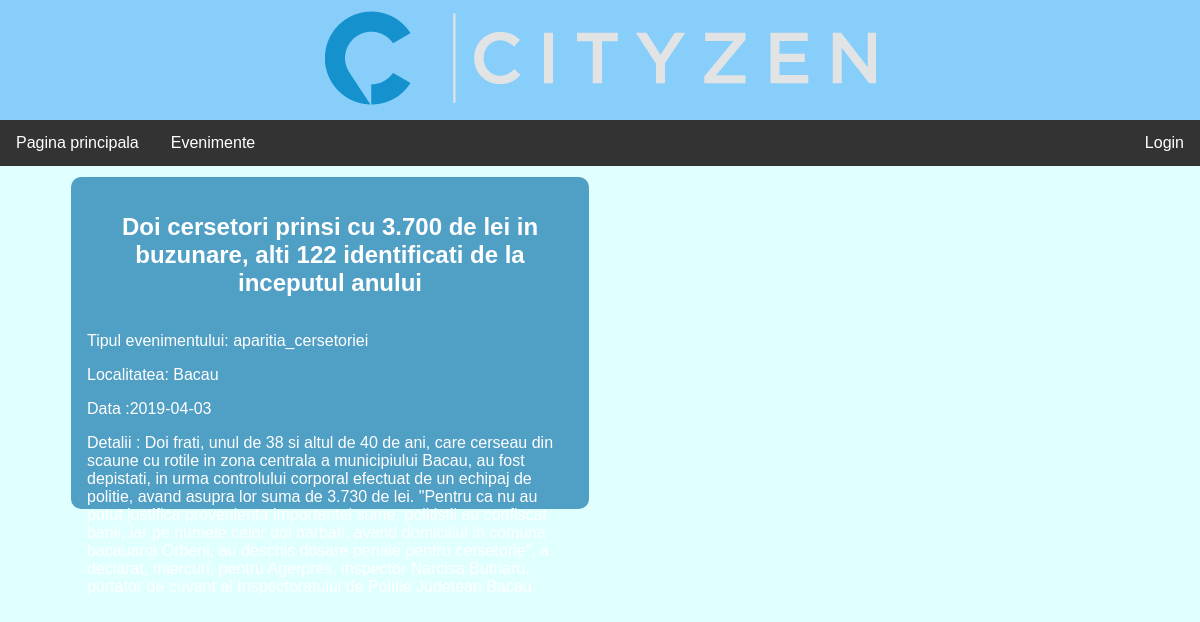
Screenshot of /apartiecersetori.php with the database file from the repository.
### tables this page shows
CREATE TABLE `addtable` (
  `id` int(10) unsigned NOT NULL,
  `likes` int(11) unsigned DEFAULT '0',
  `tip` varchar(45) NOT NULL,
  `titlu` mediumtext NOT NULL,
  `localitate` varchar(45) NOT NULL,
  `data_form` date NOT NULL,
  `detalii` longtext NOT NULL,
  `data_adaugare` timestamp NOT NULL DEFAULT CURRENT_TIMESTAMP,
  `user_id` int(10) unsigned NOT NULL,
  KEY `user_id_idx` (`user_id`),
  CONSTRAINT `user_id` FOREIGN KEY (`user_id`) REFERENCES `users` (`user_id`)
);

### apartiecersetori.php (the view, shortened to what this page needs)
<?php include('server.php');?>
<!DOCTYPE html>
<html>
<head>
<link rel="stylesheet" type="text/css" href="baranav+body.css">
<link rel="stylesheet" type="text/css" href="header1.css">
<link rel="stylesheet" type="text/css" href="indeex1.css">
</head>
<body>
<h1 id="header" onclick="window.location.href='index.php'"></h1>
<div class="navbar">
  <a href="index.php">Pagina principala</a>
  <div class="dropdown">
    <button class="dropbtn" onclick = "#">Evenimente
    </button>
  </div>
  <div class="right">
  	<a href="login.php">Login</a>
  	</div>
</div>
<div id="Main">
  <?php
	$sqlget = "SELECT * FROM addtable where tip = 'aparitia_cersetoriei'";
	$sqldata = mysqli_query($db, $sqlget) or die ('error getting infos');
	while($row = mysqli_fetch_array($sqldata, MYSQLI_ASSOC)){
		echo '<div class="EventBox">';
		echo "<h2>";
		echo $row['titlu'];
		echo "</h2>";
		echo "<p>Tipul evenimentului: ";
		echo $row['tip'];
		echo "</p>";
		echo "<p>Localitatea: ";
		echo $row['localitate'];
		echo "</p>";
		echo "<p>Data :";
		echo $row['data_form'];
		echo "</p>";
		echo "<p>Detalii : ";
		echo $row['detalii'];
		echo "</p>";
		echo "</div>";
	}
?>
</div>
</body>
</html>

### baranav+body.css (style rules this page uses)
.navbar { overflow: hidden; background-color: #333; font-family: Arial, Helvetica, sans-serif; }
.navbar a { float: left; font-size: 16px; color: white; text-align: center; padding: 14px 16px; text-decoration: none; }
.dropdown { float: left; overflow: hidden; }
.dropdown .dropbtn { font-size: 16px; border: none; outline: none; color: white; padding: 14px 16px; background-color: inherit; font-family: inherit; margin: 0; }
.right { overflow: hidden; background-color: #333; font-family: Arial, Helvetica, sans-serif; }
.right a { float: right; font-size: 16px; color: white; text-align: center; padding: 14px 16px; text-decoration: none; }
body { background-color:lightcyan; }

### header1.css (style rules this page uses)
#header { background-color: lightskyblue; background-image: url(logo.png); background-repeat: no-repeat; background-position: center; color : white; cursor: pointer; padding: 5%; margin: 0 auto; }

### indeex1.css (style rules this page uses)
#Main { font-family: Arial, Helvetica, sans-serif; width: 90%; margin-left: auto; margin-right: auto; margin-top: 0 auto; min-height: 500px; }
.EventBox { width: 45%; min-width: 45%; max-width: 45%; max-height: 300px; min-height: 300px; background: #509fc4; margin: 0 auto; border-radius: 10px; color: #fff; padding: 0px; float:left; margin-left: 1%; margin-right: 1%; margin-top: 1%; padding: 1.5%; margin-bottom: 32px; }
body { padding: 0px; margin: 0px; }
.EventBox h2 { text-align: center; margin-bottom: 35px; }

### rows the page displays
addtable: titlu "Doi cersetori prinsi cu 3.700 de lei in buzunare, alti 122 identificati de la inceputul anului", tip "aparitia_cersetoriei", localitate "Bacau", data_form "2019-04-03", detalii "Doi frati, unul de 38 si altul de 40 de ani, care cerseau din scaune cu rotile in zona centrala a municipiului Bacau, au fost depistati, in urma controlului corporal efectuat de un echipaj de politie, avand asupra lor suma de 3.730 de lei. \"Pentru ca nu au putut justifica provenienta importantei sume, politistii au confiscat banii, iar pe numele celor doi barbati, avand domiciliul in comuna bacauana Orbeni, au deschis dosare penale pentru cersetorie\", a declarat, miercuri, pentru Agerpres, inspector Narcisa Butnaru, purtator de cuvant al Inspectoratului de Politie Judetean Bacau."
